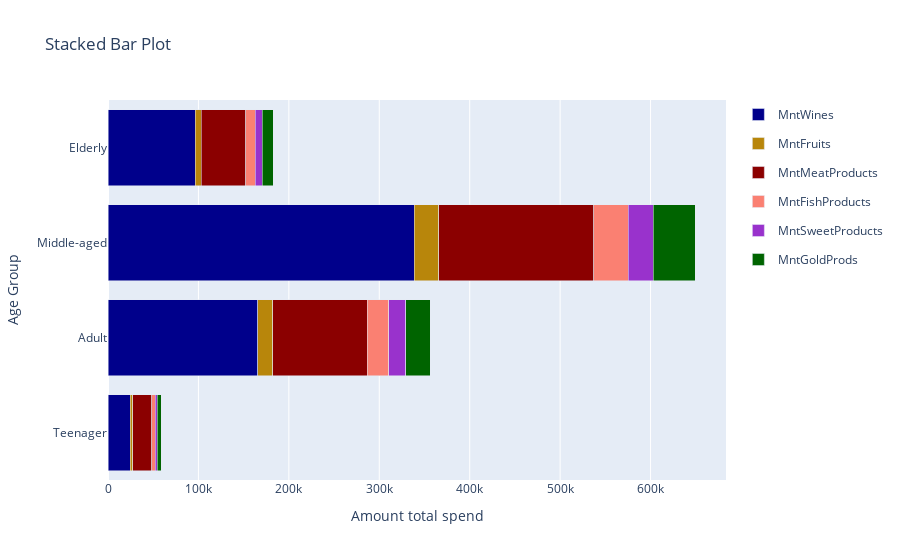

The notebook cell saved with this chart:
### Code cell
fig = go.Figure()

colors = ['darkblue', 'darkgoldenrod', 'darkred', 'salmon', 'darkorchid','darkgreen']

for i, col in enumerate(prods_per_age.columns):  
    fig.add_trace(go.Bar(y=prods_per_age.index, x=prods_per_age[col], name=col, orientation='h', marker_color=colors[i], 
                          legendgroup=col))

# Update layout
fig.update_layout(barmode='stack', title='Stacked Bar Plot', xaxis_title='Amount total spend', yaxis_title='Age Group')

# Tampilkan plot
fig.show()

### Figure 1 — Plotly figure (JSON) as saved in the notebook; plotly's stock layout.template omitted (floating-point values rounded to 4 significant figures)
{"data": [{"legendgroup": "MntWines", "marker": {"color": "darkblue"}, "name": "MntWines", "orientation": "h", "type": "bar", "x": [24604, 165521, 338650, 96360], "y": ["Teenager", "Adult", "Middle-aged", "Elderly"]}, {"legendgroup": "MntFruits", "marker": {"color": "darkgoldenrod"}, "name": "MntFruits", "orientation": "h", "type": "bar", "x": [2842, 16819, 27278, 7028], "y": ["Teenager", "Adult", "Middle-aged", "Elderly"]}, {"legendgroup": "MntMeatProducts", "marker": {"color": "darkred"}, "name": "MntMeatProducts", "orientation": "h", "type": "bar", "x": [20708, 104082, 171100, 49154], "y": ["Teenager", "Adult", "Middle-aged", "Elderly"]}, {"legendgroup": "MntFishProducts", "marker": {"color": "salmon"}, "name": "MntFishProducts", "orientation": "h", "type": "bar", "x": [3882, 24264, 38117, 10530], "y": ["Teenager", "Adult", "Middle-aged", "Elderly"]}, {"legendgroup": "MntSweetProducts", "marker": {"color": "darkorchid"}, "name": "MntSweetProducts", "orientation": "h", "type": "bar", "x": [2600, 18321, 27667, 7324], "y": ["Teenager", "Adult", "Middle-aged", "Elderly"]}, {"legendgroup": "MntGoldProds", "marker": {"color": "darkgreen"}, "name": "MntGoldProds", "orientation": "h", "type": "bar", "x": [4410, 27093, 46439, 12275], "y": ["Teenager", "Adult", "Middle-aged", "Elderly"]}], "layout": {"barmode": "stack", "title": {"text": "Stacked Bar Plot"}, "xaxis": {"title": {"text": "Amount total spend"}}, "yaxis": {"title": {"text": "Age Group"}}}}
